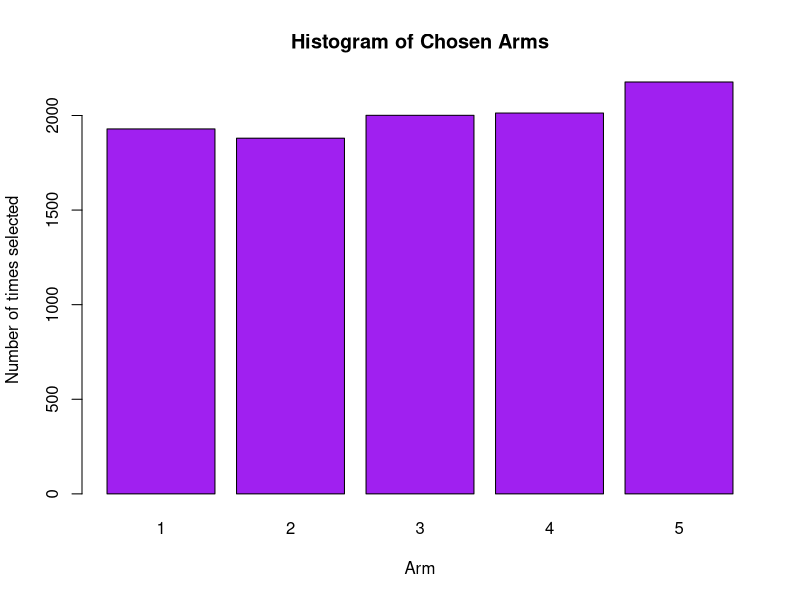
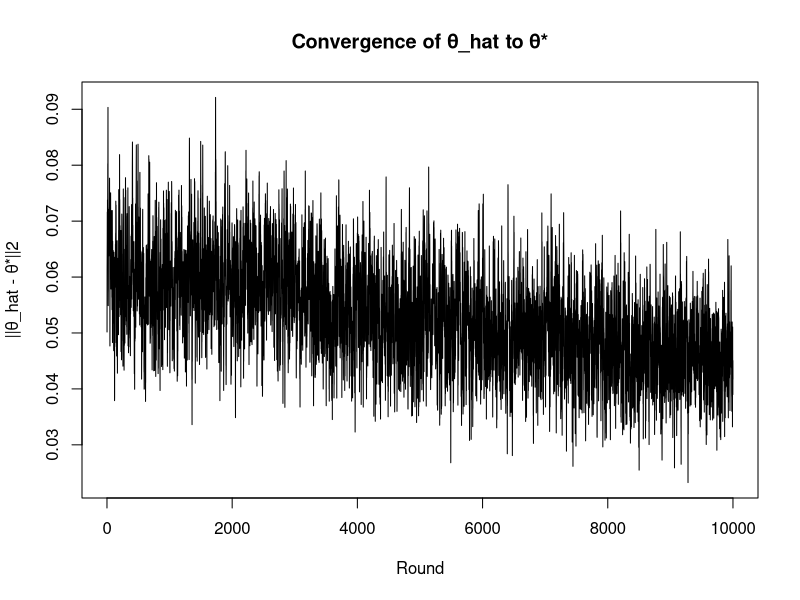
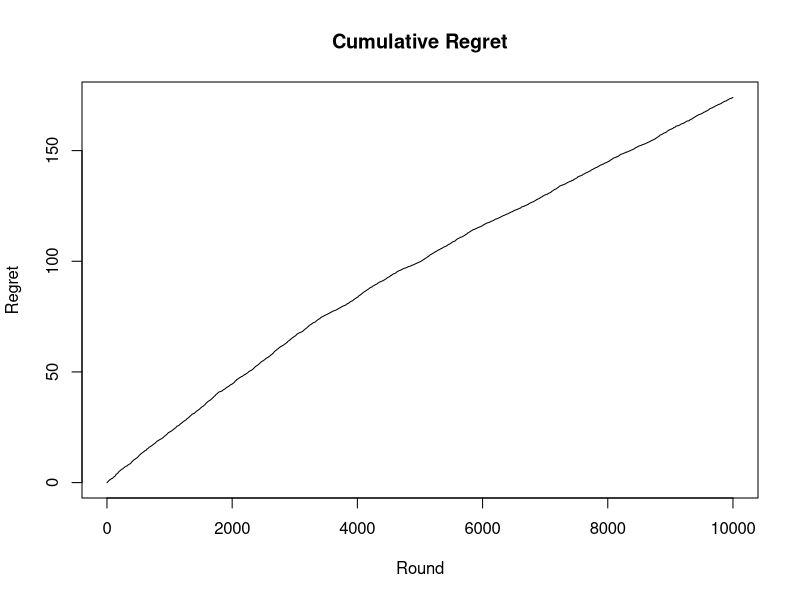
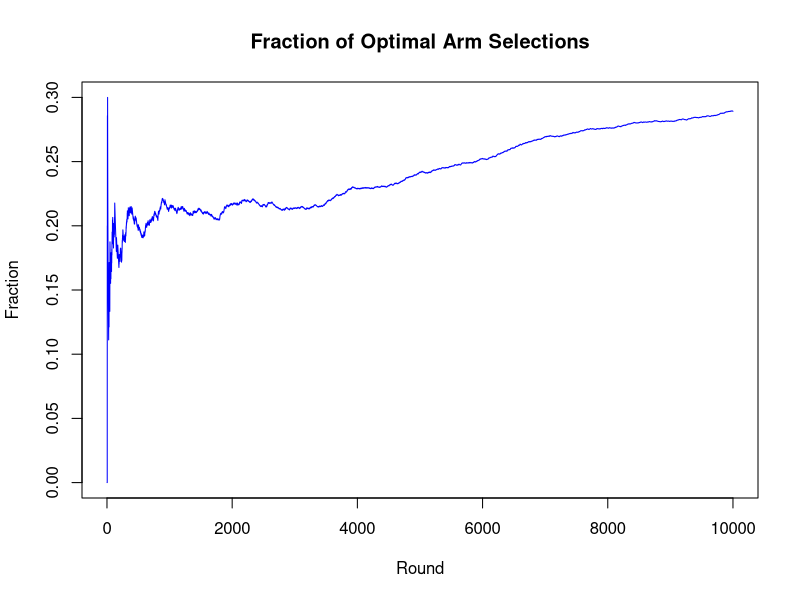

Recreate these plots in R, in order.
# Parameters
T <- 10000            # number of rounds
K <- 5                # number of arms
d_context <- 4        # context dimension
d <- K * d_context    # full parameter dimension

sigma0 <- 0.01        # prior sd
sigma  <- 0.5         # observation noise sd

# LMC hyperparameters
h     <- 1e-6
beta  <- 1.0
K_lmc <- 20

# SFG hyperparameters
eta        <- 1/(sigma^2)
lambda_sfg <- 0.5
b_cap      <- 1000
s_param    <- 5.0

set.seed(123)
phi_map <- function(X, a) 
{
  vec <- rep(0, d)
  st <- (a - 1) * d_context + 1
  end_idx <- st + d_context - 1
  vec[st:end_idx] <- X
  return(vec)
}

sigmoid_stable <- function(z) 
{
  ifelse(z >= 0, 1 / (1 + exp(-z)), exp(z) / (1 + exp(z)))
}

# Gradient 
grad_loss_sfg <- function(theta, A, b, ctx)
{
  grad_prior <- theta / (sigma0^2)
  grad_sqerr <- if (sum(A) > 0) eta * (A %*% theta - b) else rep(0, d)
  # SFG term (only depends on current context)
  vals <- sapply(1:K, function(a) sum(phi_map(ctx, a) * theta))
  a_star <- which.max(vals)
  f_star <- vals[a_star]
  phi_max <- phi_map(ctx, a_star)
  z <- s_param * (b_cap - f_star)
  grad_sfg <- - lambda_sfg * sigmoid_stable(z) * phi_max
  
  return(drop(grad_prior + grad_sqerr + grad_sfg))
}


# True parameter and storage
theta_star <- rnorm(d, mean = 0, sd = sigma0)
theta_curr <- rep(0, d)

regrets      <- numeric(T)
chosen_arms  <- integer(T)
optimal_arms <- integer(T)
errors1      <- numeric(T)

# Statistics for fast gradient updates
A <- matrix(0, d, d)  # ∑ φ φ^T
b <- rep(0, d)        # ∑ φ r


for (t in 1:T) 
{
  # New context
  X_t <- rnorm(d_context, mean = 0, sd = 1)
  
  # LMC updates
  for (k in 1:K_lmc) 
  {
    noise <- rnorm(d)
    grad <- grad_loss_sfg(theta_curr, A, b, X_t)
    theta_curr <- theta_curr - h * grad + sqrt(2*h/beta) * noise
  }
  
  # Predict rewards and choose arm
  pred_rewards <- sapply(1:K, function(a) sum(phi_map(X_t, a) * theta_curr))
  a_t <- which.max(pred_rewards)
  chosen_arms[t] <- a_t  
  
  # True reward
  eps_t <- rnorm(1, mean = 0, sd = sigma)
  r_t <- sum(phi_map(X_t, a_t) * theta_star) + eps_t
  
  # Regret
  opt_rewards <- sapply(1:K, function(a) sum(phi_map(X_t, a) * theta_star))
  opt_arm <- which.max(opt_rewards)
  optimal_arms[t] <- opt_arm
  regrets[t] <- max(opt_rewards) - sum(phi_map(X_t, a_t) * theta_star)
  
  # Update statistics
  phi_t <- phi_map(X_t, a_t)
  A <- A + tcrossprod(phi_t)  # φ φ^T
  b <- b + phi_t * r_t
  
  errors1[t] <- sqrt(sum((theta_curr - theta_star)^2))
}

cumulative_regret <- cumsum(regrets)

cat(sprintf("Final cumulative regret: %.2f\n", cumulative_regret[T]))

# Arm selection histogram
cat("\nArm selection frequencies:\n")
print(table(chosen_arms))
barplot(table(chosen_arms), col="purple",
        main="Histogram of Chosen Arms",
        xlab="Arm", ylab="Number of times selected")

# Accuracy of arm selection
accuracy <- mean(chosen_arms == optimal_arms)
cat(sprintf("\nAccuracy of optimal arm selection: %.2f%%\n", 100 * accuracy))

# convergence of θ_hat to θ*
plot(errors1, type = "l", main = "Convergence of θ_hat to θ*",
     xlab = "Round", ylab = "||θ_hat - θ*||2")

# cumulative regret
plot(cumulative_regret, type = "l", main = "Cumulative Regret",
     xlab = "Round", ylab = "Regret")

# fraction of times optimal arm was chosen over time
optimal_fraction <- cumsum(chosen_arms == optimal_arms) / (1:T)
plot(optimal_fraction, type = "l", col = "blue",
     main = "Fraction of Optimal Arm Selections",
     xlab = "Round", ylab = "Fraction")


